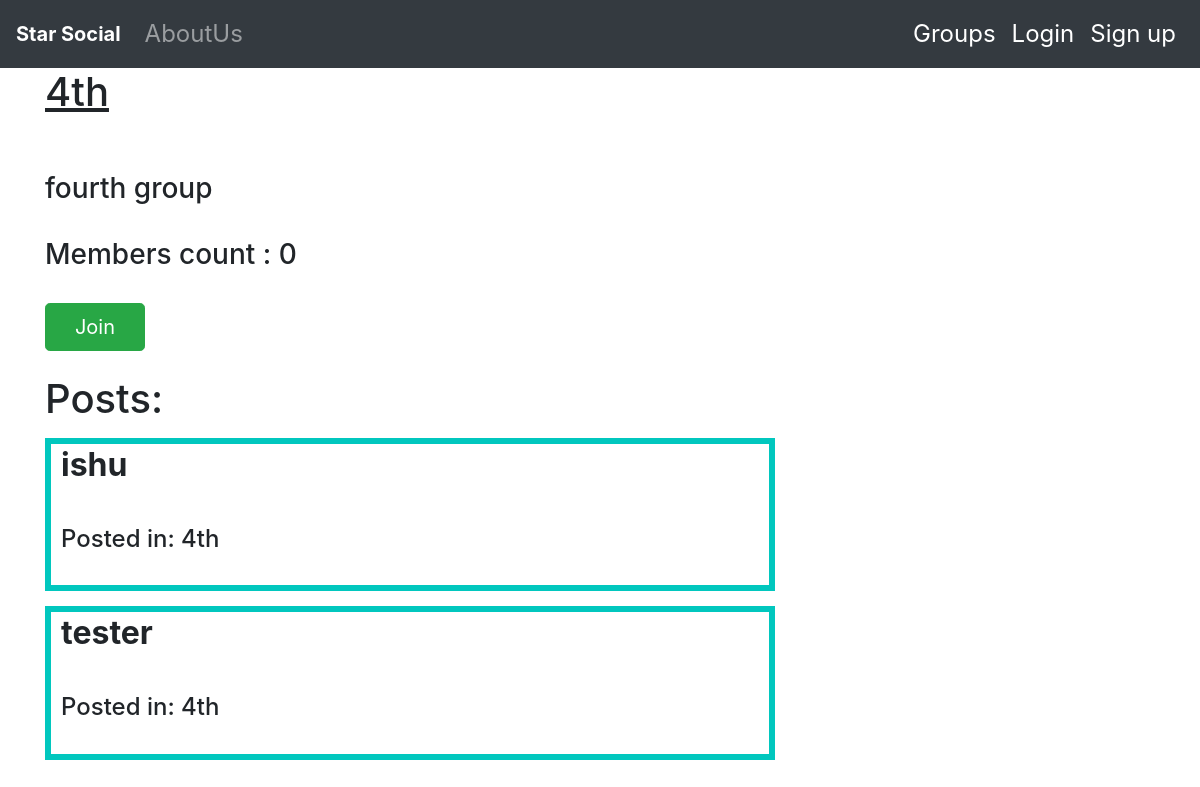
Screenshot of /groups/posts/in/4th/ with the database file from the repository.
### groups/models.py (models this page shows, shortened)
class Group(models.Model):
    name=models.CharField(max_length=250,unique=True)
    slug=models.SlugField(allow_unicode=True,unique=True)
    description=models.TextField(blank=True,default='')
    members=models.ManyToManyField(settings.AUTH_USER_MODEL,through="Groupmember")
    class Meta:
        ordering =['name']

### posts/models.py (models this page shows, shortened)
class Post(models.Model):
    user=models.ForeignKey(settings.AUTH_USER_MODEL,related_name='posts',on_delete=models.CASCADE)
    created_at=models.DateTimeField(auto_now=True)
    message=models.TextField()
    group=models.ForeignKey(Group,related_name='posts',null=True,blank=True,on_delete=models.CASCADE)
    class Meta:
        ordering =['-created_at']
        unique_together=['user','message']

### accounts/models.py (models this page shows, shortened)
class User(AbstractUser):
    email = models.EmailField(_('email address'), unique=True)

### groups/views.py (the view)
# urls.py: re_path('posts/in/(?P<slug>[-\w]+)/',Singlegroup.as_view(),name="single"),
class Singlegroup(DetailView):
    model=Group

### groups/templates/groups/group_detail.html (shortened to what this page needs)
{% extends "groups/group_base.html"%}
{% block pregroup %}
    <div class="col-md-8">
    <h1><U> {{group.name}}</U></h1><br><br>
    <h3> {{group.description|safe}} </h3><br>
    <h3> Members count : {{group.members.count}}</h3><br>
    {% if user in group.members.all %}
        <a href="{% url "groups:leave" slug=group.slug %}" class="btn btn-lg btn-danger" id="jl"><span class="fas fa-sign-out-alt"></span>Leave</a>
    {% else %}
         <a href="{% url "groups:join" slug=group.slug %}" class="btn btn-lg btn-success" id="jl">Join</a>
    {% endif %}
    <br>
    </div>
{% endblock %}
{% block group_content%}
    <div class="col-md-8">
    <br>
     <h1> Posts:</h1>
        {% if not group.posts.count %}
            <h2> No posts yet in this group!</h2>
        {% else %}
            {% for post in group.posts.all%}
                {% include "posts/_post.html"%}
            {% endfor %}
        {% endif %}
    </div>
{% endblock%}

### posts/templates/posts/_post.html (shortened to what this page needs)
<div class="post-media">
    <h2><b>{{post.user.username}}</b></h2>
    <br>
        <div class="media-body">
                {% if post.group %}
                    <h4>  Posted in: {{post.group.name}}</h4>
                    <br>
                {% endif %}
        </div>
    </div>

### static/css/style.css (style rules this page uses)
body { font-family: 'Source Sans Pro', sans-serif; }
a { color:darkblue; }
.post-media { border: 6px solid #01c7be; padding-top:2px; padding-left: 10px; margin-top: 15px; }
#jl { width: 100px; }

### rows the page displays
Group: name "4th", description "fourth group", members.count "0"
Post: user.username "ishu", group.name "4th"
Post: user.username "tester", group.name "4th"
